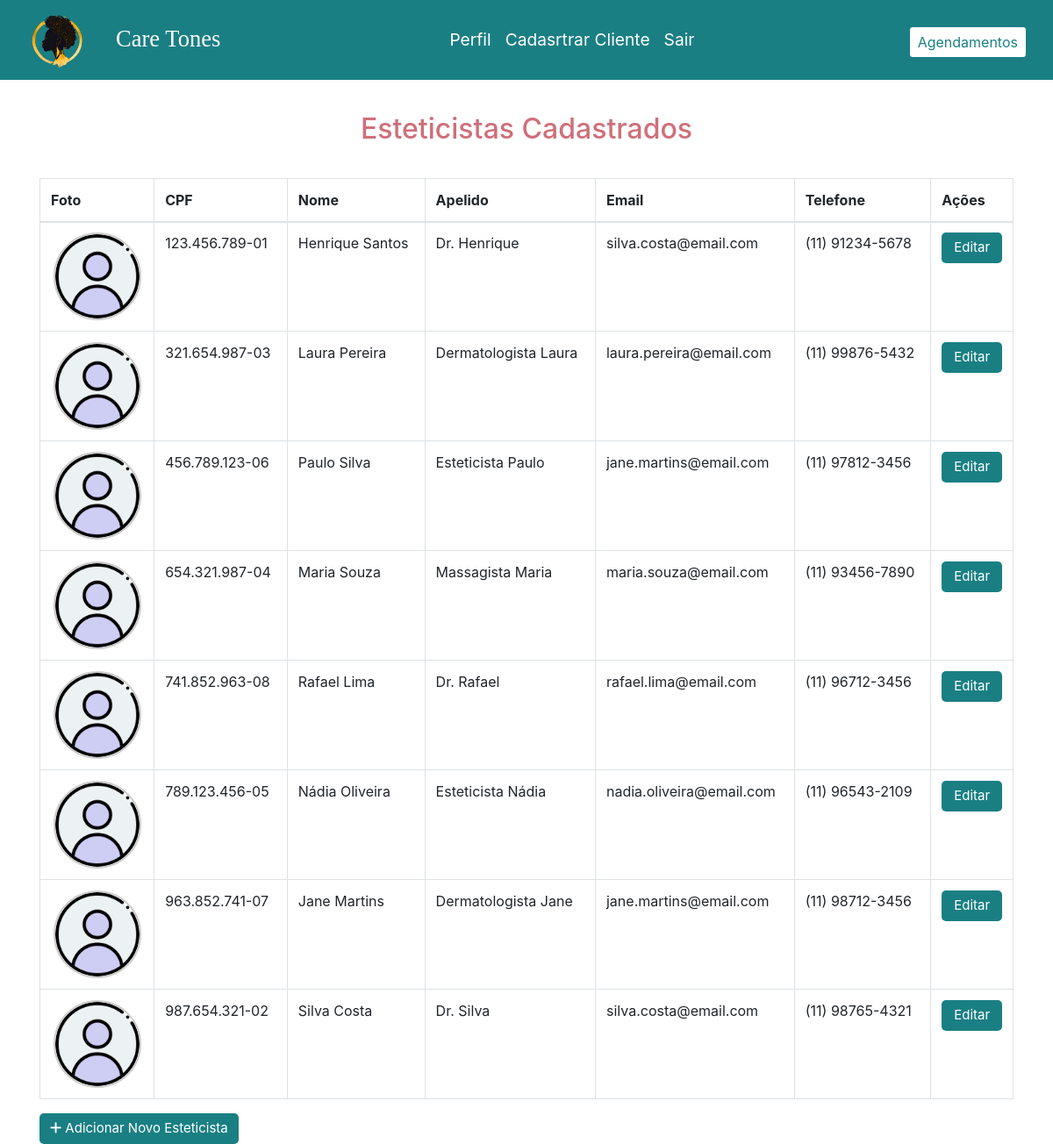
The page /esteticista/consultarEsteticista.php on the database its author committed.
### tables this page shows
CREATE TABLE `esteticista` (
  `cpf_esteticista` varchar(14) NOT NULL,
  `nome_esteticista` varchar(100) NOT NULL,
  `foto_esteticista` varchar(255) DEFAULT NULL,
  `apelido_esteticista` varchar(50) DEFAULT NULL,
  `telefone_esteticista` varchar(15) NOT NULL,
  `formacao_esteticista` varchar(200) NOT NULL,
  `descricao_p_esteticista` varchar(80) DEFAULT NULL,
  `descricao_g_esteticista` varchar(300) DEFAULT NULL,
  `instagram_esteticista` varchar(50) DEFAULT NULL,
  `facebook_esteticista` varchar(50) DEFAULT NULL,
  `linkedin_esteticista` varchar(50) DEFAULT NULL,
  `email_esteticista` varchar(50) NOT NULL,
  `senha_esteticista` varchar(100) NOT NULL,
  `token_esteticista` varchar(300) NOT NULL
);

### esteticista/consultarEsteticista.php (the view, shortened to what this page needs)
<!DOCTYPE html>
<html lang="pt-br">
<head>
    <link rel="stylesheet" href="https://stackpath.bootstrapcdn.com/bootstrap/4.5.2/css/bootstrap.min.css">
    <link rel="stylesheet" href="https://cdnjs.cloudflare.com/ajax/libs/font-awesome/6.2.1/css/all.min.css" />
    <link rel="stylesheet" href="../css/style.css">
    <link rel="stylesheet" href="../css/perfil.css">
</head>
<body>
<nav class="navbar navbar-expand-lg">
        <div class="container-fluid">
            <a class="navbar-brand"> <img class="rounded-circle ms-4" src="../logo/Logo.png" alt="Logo care tones" width="69px"> </a>
            <div class="logo">
                <a class="nav-link active" aria-current="page" href="home.php">Care Tones</a>
            </div>
            <div class="collapse navbar-collapse" id="navbarSupportedContent" >
                <ul class="navbar-nav w-auto">
                    <li class="nav-item pe-4 ps-4">
                        <a class="nav-link active" aria-current="page" href="perfilAtendente.php">Perfil</a>
                    </li>
                    <li class="nav-item pe-4 ps-4">
                        <a class="nav-link active" aria-current="page" href="../cliente/consultarCliente.php">Cadasrtrar Cliente</a>
                    </li>
                    <li class="nav-item pe-4 ps-4">
                        <a class="nav-link active" aria-current="page" href="/glow_schedule/controller/logout.php">Sair</a>
                    </li>
                </ul>
                <button type="button" class="btn btn-sm btn-link me-4 ms-4" id="link_agendamentos_ativado" > <a href="consultasCliente.php" id="link_agendamentos_ativado">Agendamentos</a></button>
            </div>
        </div>
    </nav>
    <div class="container">
        <h2>Esteticistas Cadastrados</h2>
        <?php
        $conexaoMini = new Conexao();
        $conexao = $conexaoMini->getConexao();
        $sql = "SELECT * FROM esteticista";
        $result = $conexao->query($sql);
        if ($result->num_rows > 0) {
            echo '<table class="table table-bordered">';
            echo '<thead>';
            echo '<tr>';
            echo '<th>Foto</th>';
            echo '<th>CPF</th>';
            echo '<th>Nome</th>';
            echo '<th>Apelido</th>';
            echo '<th>Email</th>';
            echo '<th>Telefone</th>';
            echo '<th>Ações</th>';
            echo '</tr>';
            echo '</thead>';
            echo '<tbody>';
            while ($row = $result->fetch_assoc()) {
                echo '<tr>';
                echo '<tr>';
                $fotoPath = $_SERVER['DOCUMENT_ROOT'] . "/glow_schedule/" . $row['foto_esteticista'];
                $foto = file_exists($fotoPath) && !empty($row['foto_esteticista'])
                ? "/glow_schedule/" . htmlspecialchars($row['foto_esteticista'])
                : "../iconesPerfil/perfilPadrao.png";
                echo '<td class="text-center align-middle"><img src="' . $foto . '" alt="Foto do Esteticista" id="consultar_fotos"></td>';
                echo '<td>' . htmlspecialchars($row['cpf_esteticista']) . '</td>';
                echo '<td>' . htmlspecialchars($row['nome_esteticista']) . '</td>';
                echo '<td>' . htmlspecialchars($row['apelido_esteticista']) . '</td>';
                echo '<td>' . htmlspecialchars($row['email_esteticista']) . '</td>';
                echo '<td>' . htmlspecialchars($row['telefone_esteticista']) . '</td>';
                echo '<td>';
                echo '<a href="editarEsteticistaAtendente.php?token_esteticista=' . urlencode($row['token_esteticista']) . '" class="btn btn-primary" id="editar_consultar_button">Editar</a> ';
                echo '</td>';
                echo '</tr>';
            }
            echo '</tbody>';
            echo '</table>';
        } else {
            echo '<p>Nenhum esteticista encontrado.</p>';
        }
        ?>
        <a href="cadastroEsteticista.php" class="btn btn-success" class="btn btn-success" id="editar_perfil_button"><i class="fa fa-plus"></i> Adicionar Novo Esteticista</a>
    </div>
</body>
</html>

### css/style.css (style rules this page uses)
* { margin: 0; padding: 0; box-sizing: border-box; }
.logo { font-family: 'Cinzel', serif; font-family: 'Playfair Display', serif; font-size: 1.66rem; }
h2 { color: #CF6F7A; text-align: center; margin-top:37px !important; margin-bottom: 37px !important; }
nav { background-color: #1A7F83; }
.navbar-nav { width: 200px; margin: auto; font-size: larger; }
.nav-link { color:#ffffff !important; }
.navbar-nav .nav-link.active { text-decoration: none; position: relative; }
.navbar-nav .nav-link.active:before { content: " "; position: absolute; width: 100%; height: 1px; bottom: 0; left: 0; background-color: #D3DFE5; visibility: hidden; -webkit-transform: scaleX(0); transform: scaleX(0); -webkit-transition: all 0.9s ease-in-out 0s; transition: 0.6s; }
.navbar .btn-link { text-decoration: none; font-size: medium !important; background-color: #D3DFE5 !important; margin-top: 6px !important; }
#link_agendamentos_ativado { background-color:#ffffff !important; text-decoration: none; color: #1A7F83; }

### css/perfil.css (style rules this page uses)
#editar_perfil_button { border-radius: 5px; color: #fff; font-size: 15px !important; font-size: 1rem; font-weight: 400; border: none; cursor: pointer; transition: all 0.2s ease; background: #1A7F83; }
#consultar_fotos { width: 100px; height: 100px; object-fit: cover; border-radius: 50%; border: 2px solid #ccc; }
#editar_consultar_button { border-radius: 5px; color: #fff; font-size: 15px !important; font-size: 1rem; font-weight: 400; border: none; cursor: pointer; transition: all 0.2s ease; background: #1A7F83; display: flex; justify-content: center; align-items: center; height: 100%; }

### rows shown on the page
esteticista: cpf_esteticista "123.456.789-01", nome_esteticista "Henrique Santos", apelido_esteticista "Dr. Henrique", email_esteticista "silva.costa@email.com", telefone_esteticista "(11) 91234-5678"
esteticista: cpf_esteticista "321.654.987-03", nome_esteticista "Laura Pereira", apelido_esteticista "Dermatologista Laura", email_esteticista "laura.pereira@email.com", telefone_esteticista "(11) 99876-5432"
esteticista: cpf_esteticista "456.789.123-06", nome_esteticista "Paulo Silva", apelido_esteticista "Esteticista Paulo", email_esteticista "jane.martins@email.com", telefone_esteticista "(11) 97812-3456"
esteticista: cpf_esteticista "654.321.987-04", nome_esteticista "Maria Souza", apelido_esteticista "Massagista Maria", email_esteticista "maria.souza@email.com", telefone_esteticista "(11) 93456-7890"
esteticista: cpf_esteticista "741.852.963-08", nome_esteticista "Rafael Lima", apelido_esteticista "Dr. Rafael", email_esteticista "rafael.lima@email.com", telefone_esteticista "(11) 96712-3456"
esteticista: cpf_esteticista "789.123.456-05", nome_esteticista "Nádia Oliveira", apelido_esteticista "Esteticista Nádia", email_esteticista "nadia.oliveira@email.com", telefone_esteticista "(11) 96543-2109"
esteticista: cpf_esteticista "963.852.741-07", nome_esteticista "Jane Martins", apelido_esteticista "Dermatologista Jane", email_esteticista "jane.martins@email.com", telefone_esteticista "(11) 98712-3456"
esteticista: cpf_esteticista "987.654.321-02", nome_esteticista "Silva Costa", apelido_esteticista "Dr. Silva", email_esteticista "silva.costa@email.com", telefone_esteticista "(11) 98765-4321"
